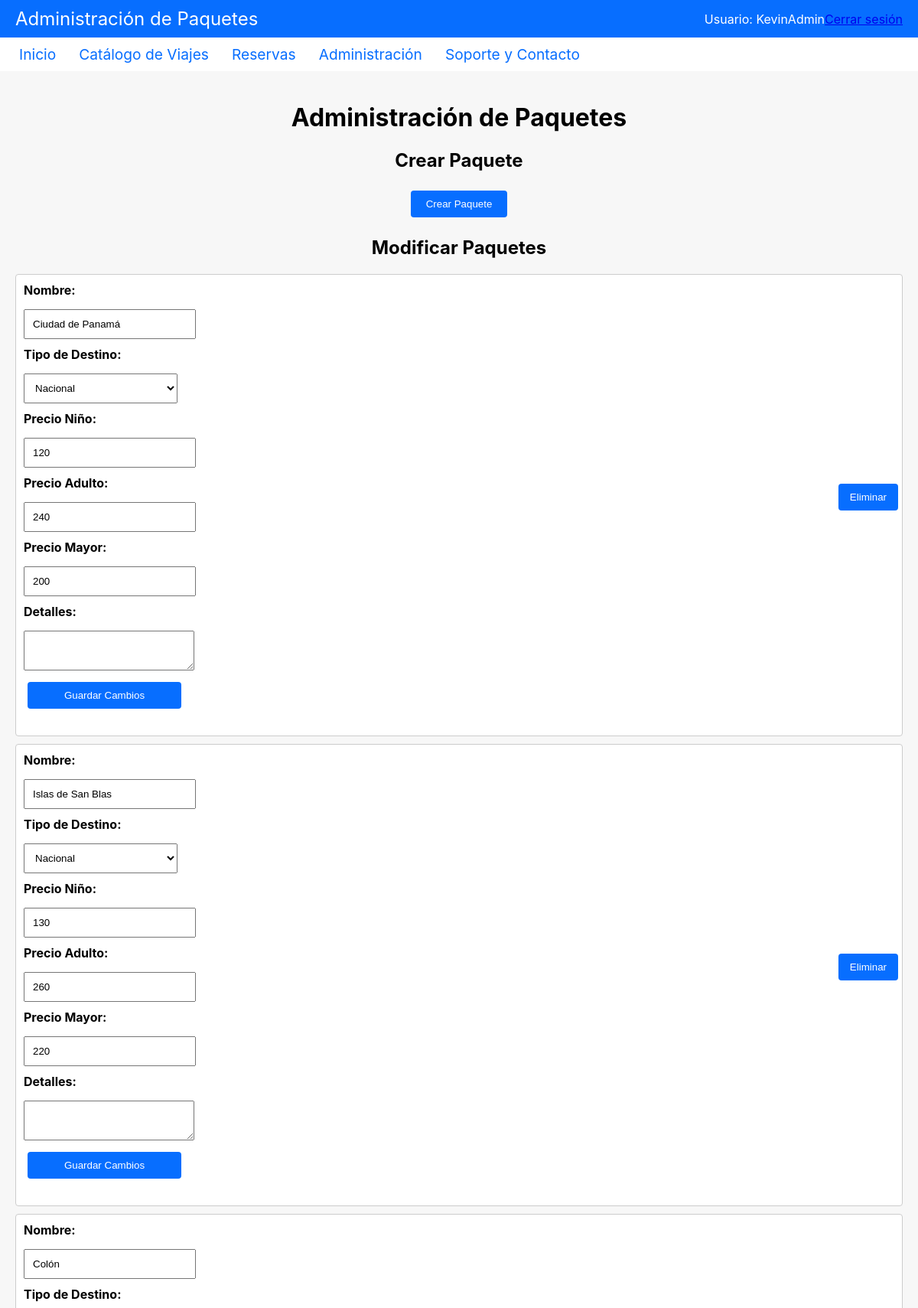
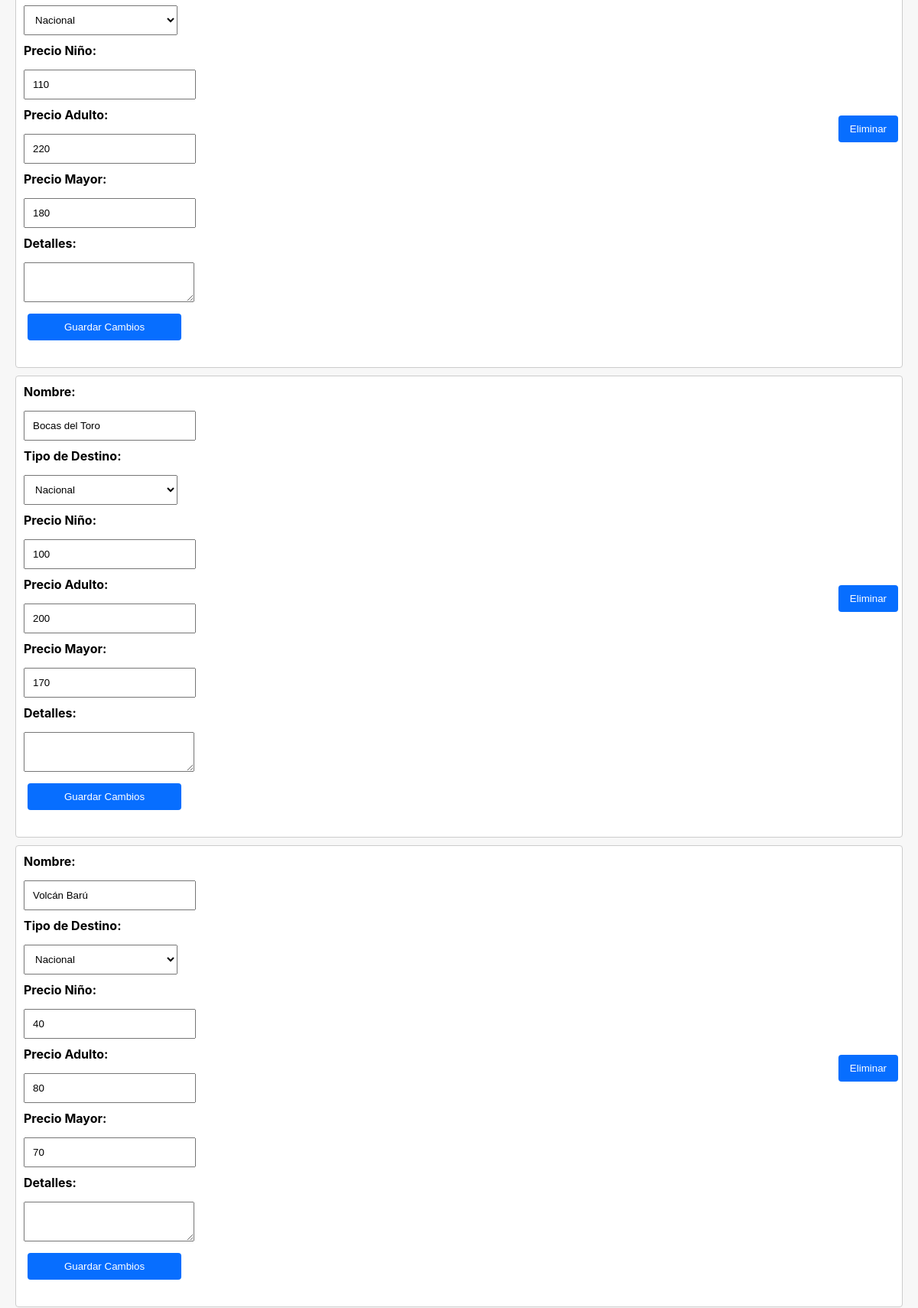
/views/administracion.php (signed in, upper part), run on the app's committed database (2 pictures, top to bottom).
### tables this page shows
CREATE TABLE `destinos` (
  `id` int(10) NOT NULL,
  `tipo_destino` varchar(50) DEFAULT NULL,
  `pais` varchar(50) DEFAULT NULL,
  `city` varchar(100) DEFAULT NULL,
  `precio_nino` varchar(50) DEFAULT NULL,
  `precio_adulto` varchar(50) DEFAULT NULL,
  `precio_mayor` varchar(50) DEFAULT NULL,
  `foto` varchar(100) DEFAULT NULL
);

### views/administracion.php (the view, shortened to what this page needs)
<?php
$conn = new mysqli("localhost", "root", "", "agencia_db");
$sql = "SELECT * FROM destinos";
$result = $conn->query($sql);
?>
<!DOCTYPE html>
<html lang="es">
<head>
    <link rel="stylesheet" href="../public/assets/css/style.css">
</head>
<body>
    <div class="header">
        <div class="left">Administración de Paquetes</div>
        <div class="right">
            <?php
            if (isset($_SESSION['user'])) {
                echo "Usuario: " . htmlspecialchars($_SESSION['user']);
                echo "<a href='logout.php'>Cerrar sesión</a>";
            }
            ?>
        </div>
    </div>
    <div class="nav">
        <a href="../index.php">Inicio</a>
        <a href="catalogo_viajes.php">Catálogo de Viajes</a>
        <a href="detalles_reservas.php">Reservas</a>
        <a href="administracion.php">Administración</a>
        <a href="contacto.php">Soporte y Contacto</a>
    </div>
    <div class="main-content">
        <h1>Administración de Paquetes</h1>
        <div class="contenido-blanco">
            <h2>Crear Paquete</h2>
            <a href="agregar_paquete.php"><button type="button">Crear Paquete</button></a>
        </div>
        <div class="contenido-blanco">
            <h2>Modificar Paquetes</h2>
            <div class="paquetes">
                <?php
                if ($result->num_rows > 0) {
                    while($row = $result->fetch_assoc()) {
                        $detalles = $row['detalles'] ?? '';
                        echo "<div class='paquete'>";
                        echo "<form action='administracion.php' method='post'>";
                        echo "<label for='nombre_" . $row['id'] . "'>Nombre:</label>";
                        echo "<input type='text' id='nombre_" . $row['id'] . "' name='nombre' value='" . $row['city'] . "' required>";
                        echo "<label for='tipo_destino_" . $row['id'] . "'>Tipo de Destino:</label>";
                        echo "<select id='tipo_destino_" . $row['id'] . "' name='tipo_destino' required>";
                        echo "<option value='Nacional' " . ($row['tipo_destino'] == 'Nacional' ? 'selected' : '') . ">Nacional</option>";
                        echo "</select>";
                        echo "<label for='precio_nino_" . $row['id'] . "'>Precio Niño:</label>";
                        echo "<input type='number' id='precio_nino_" . $row['id'] . "' name='precio_nino' value='" . $row['precio_nino'] . "' required>";
                        echo "<label for='precio_adulto_" . $row['id'] . "'>Precio Adulto:</label>";
                        echo "<input type='number' id='precio_adulto_" . $row['id'] . "' name='precio_adulto' value='" . $row['precio_adulto'] . "' required>";
                        echo "<label for='precio_mayor_" . $row['id'] . "'>Precio Mayor:</label>";
                        echo "<input type='number' id='precio_mayor_" . $row['id'] . "' name='precio_mayor' value='" . $row['precio_mayor'] . "' required>";
                        echo "<label for='detalles_" . $row['id'] . "'>Detalles:</label>";
                        echo "<textarea id='detalles_" . $row['id'] . "' name='detalles' required>" . htmlspecialchars($detalles) . "</textarea>";
                        echo "<button type='submit'>Guardar Cambios</button>";
                        echo "</form>";
                        echo "<form action='administracion.php' method='post' style='display:inline;'>";
                        echo "<button type='submit'>Eliminar</button>";
                        echo "</form>";
                        echo "</div>";
                    }
                } else {
                    echo "No hay paquetes disponibles.";
                }
                ?>
            </div>
        </div>
    </div>
</body>
</html>

### public/assets/css/style.css (style rules this page uses)
body { font-family: Inter, sans-serif; background-color: #f7f7f7; margin: 0; padding: 0; display: flex; flex-direction: column; min-height: 100vh; }
.header, .footer { background-color: #076eff; color: white; padding: 10px 20px; text-align: center; }
.header { display: flex; justify-content: space-between; align-items: center; }
.header .left, .header .right { display: flex; align-items: center; }
.header .left { font-size: 1.5em; }
.nav { display: flex; justify-content:flex-start; background-color: white; padding: 10px; }
.nav a { margin: 0 15px; text-decoration: none; color: #076eff; font-size: 1.2em; }
.main-content { flex: 1; padding: 20px; text-align: center; }
form { display: flex; flex-direction: column; align-items: flex-start; gap: 10px; margin-bottom: 20px; }
form label { font-weight: bold; }
form input, form select, form button { width: 100%; padding: 10px; margin-top: 5px; }
form button { background-color: #076eff; color: white; border: none; border-radius: 4px; cursor: pointer; }
button { padding: 10px 20px; margin-top: 20px; background-color: #076eff; color: white; border: none; border-radius: 4px; cursor: pointer; }
form input, form button { width: 100%; padding: 10px; margin-top: 5px; }
button { padding: 10px 20px; margin: 5px; background-color: #076eff; color: white; border: none; border-radius: 4px; cursor: pointer; }
.paquete { display: flex; justify-content: space-between; align-items: center; margin-top: 10px; padding: 10px; border: 1px solid #ccc; border-radius: 4px; background-color: #fff; }
form input, form textarea, form button { width: 100%; padding: 10px; margin-top: 5px; }

### data on the page
destinos: nombre "Ciudad de Panamá", tipo_destino "Nacional", precio_nino "120", precio_adulto "240", precio_mayor "200"
destinos: nombre "Islas de San Blas", tipo_destino "Nacional", precio_nino "130", precio_adulto "260", precio_mayor "220"
destinos: nombre "Colón", tipo_destino "Nacional", precio_nino "110", precio_adulto "220", precio_mayor "180"
destinos: nombre "Bocas del Toro", tipo_destino "Nacional", precio_nino "100", precio_adulto "200", precio_mayor "170"
destinos: nombre "Volcán Barú", tipo_destino "Nacional", precio_nino "40", precio_adulto "80", precio_mayor "70"

### other printed values
$_SESSION['user'] "KevinAdmin"
